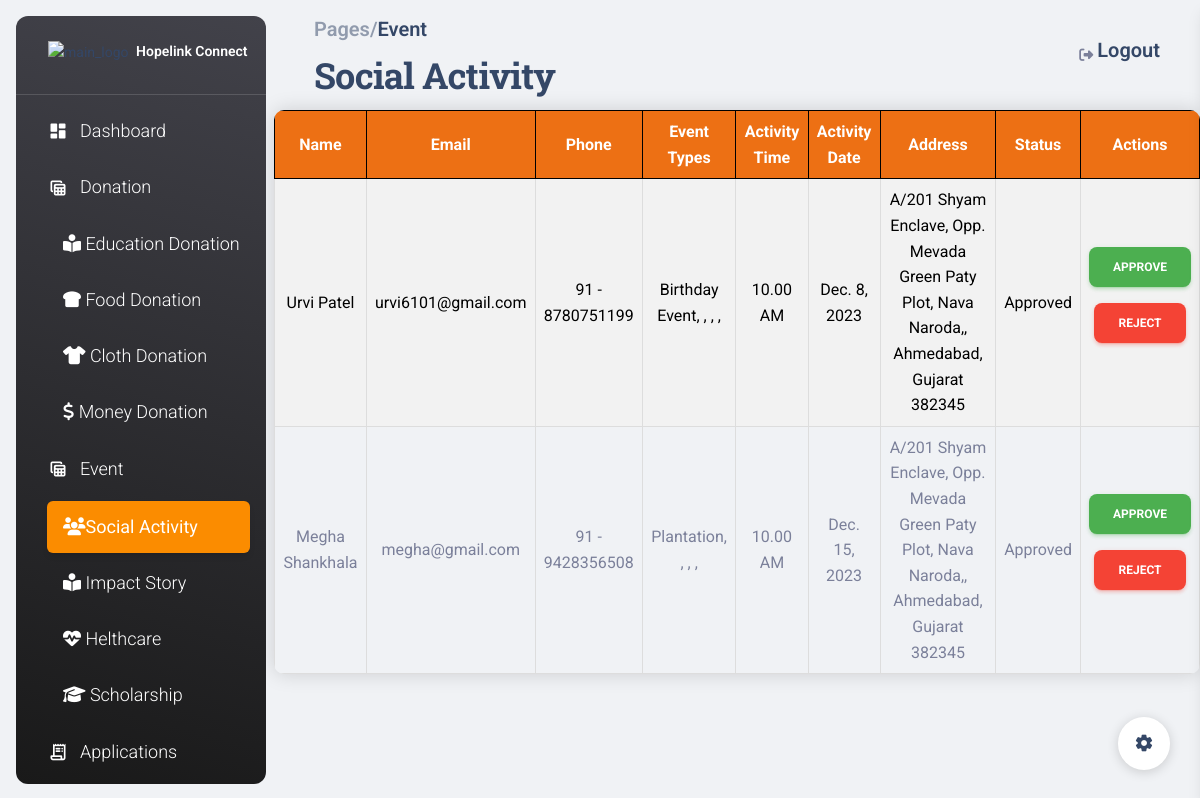
Screenshot of /admin_socialactivity/ with the database file from the repository.
### ngo/models.py (models this page shows, shortened)
class SocialEvent(models.Model):
    formType = models.CharField(max_length=255)
    username = models.CharField(max_length=100)
    name = models.CharField(max_length=100)
    email = models.EmailField()
    phone_code = models.CharField(max_length=5)
    phone_number = models.CharField(max_length=20)
    type_of_event = models.CharField(max_length=255)  # Assuming this field can contain a description of the event
    activity_time = models.CharField(max_length=20)
    activity_date = models.DateField()
    address_line1 = models.CharField(max_length=255)
    city = models.CharField(max_length=100)
    state = models.CharField(max_length=100)
    postal_code = models.CharField(max_length=20)
    file_upload = models.FileField(upload_to='socialevent/')  # Assuming you want to upload files
    description = models.TextField()
    status = models.CharField(
        max_length=255,
        choices=[
            ("Pending", "Pending"),
            ("Approved", "Approved"),
            ("Rejected", "Rejected"),
        ],
        default="Pending",
        )

### ngo/views.py (the view, shortened to what this page needs)
# urls.py: path('admin_socialactivity/', views.admin_socialactivity, name='admin_socialactivity'),
def admin_socialactivity(request):
    social_events = SocialEvent.objects.all()
    context = {
        'social_events':social_events,
    }
    return render(request, 'ngo/admin_socialactivity.html',context)

### ngo/templates/ngo/admin_socialactivity.html (shortened to what this page needs)
{% extends 'adminbase.html' %}
{% load static %}
{% block content %}
<nav class="navbar navbar-main navbar-expand-lg px-0 mx-4 shadow-none border-radius-xl" id="navbarBlur" navbar-scroll="true">
  <div class="container-fluid py-1 px-3">
    <nav aria-label="breadcrumb">
      <ol class="breadcrumb bg-transparent mb-0 pb-0 pt-1 px-0 me-sm-6 me-5">
        <li class="breadcrumb-item text-sm"><a class="opacity-5 text-dark" href="javascript:;"><h5>Pages/</h5></a></li>
        <li aria-current="page"><h5>Event</h5></li>
      </ol>
      <h2 class="font-weight-bolder mb-0">Social Activity</h2>
    </nav>
    <div class="collapse navbar-collapse mt-sm-0 mt-2 me-md-0 me-sm-4" id="navbar">
      <div class="ms-md-auto pe-md-3 d-flex align-items-center">
        <div class="input-group input-group-outline">
          <label class="form-label"></label>
        </div>
      </div>
      <ul class="navbar-nav  justify-content-end">
        <li class="nav-item d-flex align-items-center">
          <a href="javascript:;" class="nav-link text-body font-weight-bold px-0">
            <i class="fa fa-sign-out me-sm-1"></i>
            <a href="{% url 'login' %}"><span class="d-sm-inline d-none"><h5>Logout</h5></span></a>
          </a>
        </li>
      </ul>
    </div>
  </div>
</nav>
    <table class="custom-table">
        <tr>
            <th>Name</th>
            <th>Email</th>
            <th>Phone</th>
            <th>Event Types</th>
            <th>Activity Time</th>
            <th>Activity Date</th>
            <th>Address</th>
            <th>Status</th>
            <th>Actions</th>
        </tr>
        {% for social_events in social_events %}
            <tr>
                <td>{{ social_events.name }} </td>
                <td>{{ social_events.email }}</td>
                <td>{{ social_events.phone_code }} - {{ social_events.phone_number }}</td>
                <td>{{ social_events.type_of_event }}</td>
                <td>{{ social_events.activity_time }}</td>
                <td>{{ social_events.activity_date }}</td>
                <td>{{ social_events.address_line1 }}, {{ social_events.city }}, {{ social_events.state }} {{ social_events.postal_code }}</td>
                <td id="status-{{ social_events.id }}">{{social_events.status }}</td>
                <td>
                  <form action="{% url 'admin_socialactivity' %}" method="post">
                    <button type="submit" class="btn btn-success">Approve</button>
                  </form>
                  <form action="{% url 'admin_socialactivity' %}" method="post">
                    <button type="submit" class="btn btn-danger">Reject</button>
                  </form>
                </td>
              </tr>
        {% endfor %}
    </table>
{% endblock %}

### ngo/templates/ngo/admin_socialactivity.html (style rules this page uses)
.custom-table { border-collapse: collapse; width: 100%; margin-bottom: 20px; border-radius: 10px; overflow: hidden; box-shadow: 0 0 20px rgba(0, 0, 0, 0.15); }
.custom-table th, .custom-table td { border: 1px solid #dddddd; padding: 8px; text-align: center; }
.custom-table th { background-color: #f2f2f2; color: #333; }
.custom-table tr:nth-child(even) { background-color: #f2f2f2; }
.custom-table th { background-color: #ed7014; color: #ffff; font-weight: bold; border-color:#000; }
.custom-table tr:nth-child(even) { background-color: #f2f2f2; color:#000; }

### rows the page displays
SocialEvent: name "Urvi Patel", email "urvi6101@gmail.com", phone_code "91", phone_number "8780751199", type_of_event "Birthday Event, , , ,", activity_time "10.00 AM", activity_date "Dec. 8, 2023", address_line1 "A/201 Shyam Enclave, Opp. Mevada Green Paty Plot, Nava Naroda,", city "Ahmedabad", state "Gujarat", postal_code "382345", status "Approved"
SocialEvent: name "Megha Shankhala", email "megha@gmail.com", phone_code "91", phone_number "9428356508", type_of_event "Plantation, , , ,", activity_time "10.00 AM", activity_date "Dec. 15, 2023", address_line1 "A/201 Shyam Enclave, Opp. Mevada Green Paty Plot, Nava Naroda,", city "Ahmedabad", state "Gujarat", postal_code "382345", status "Approved"
